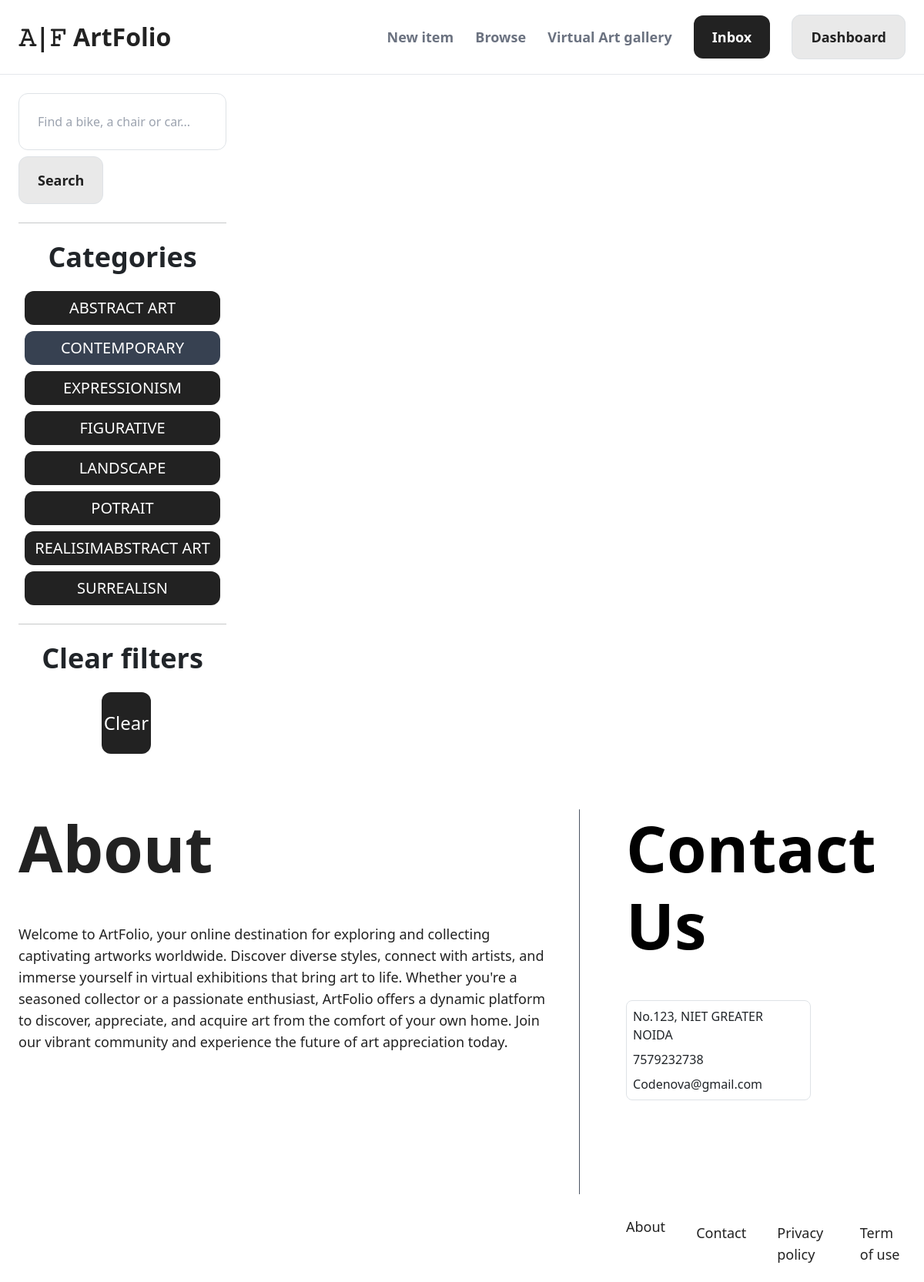
Page /items/?query=&category=2 (signed in) on the earlier database version.
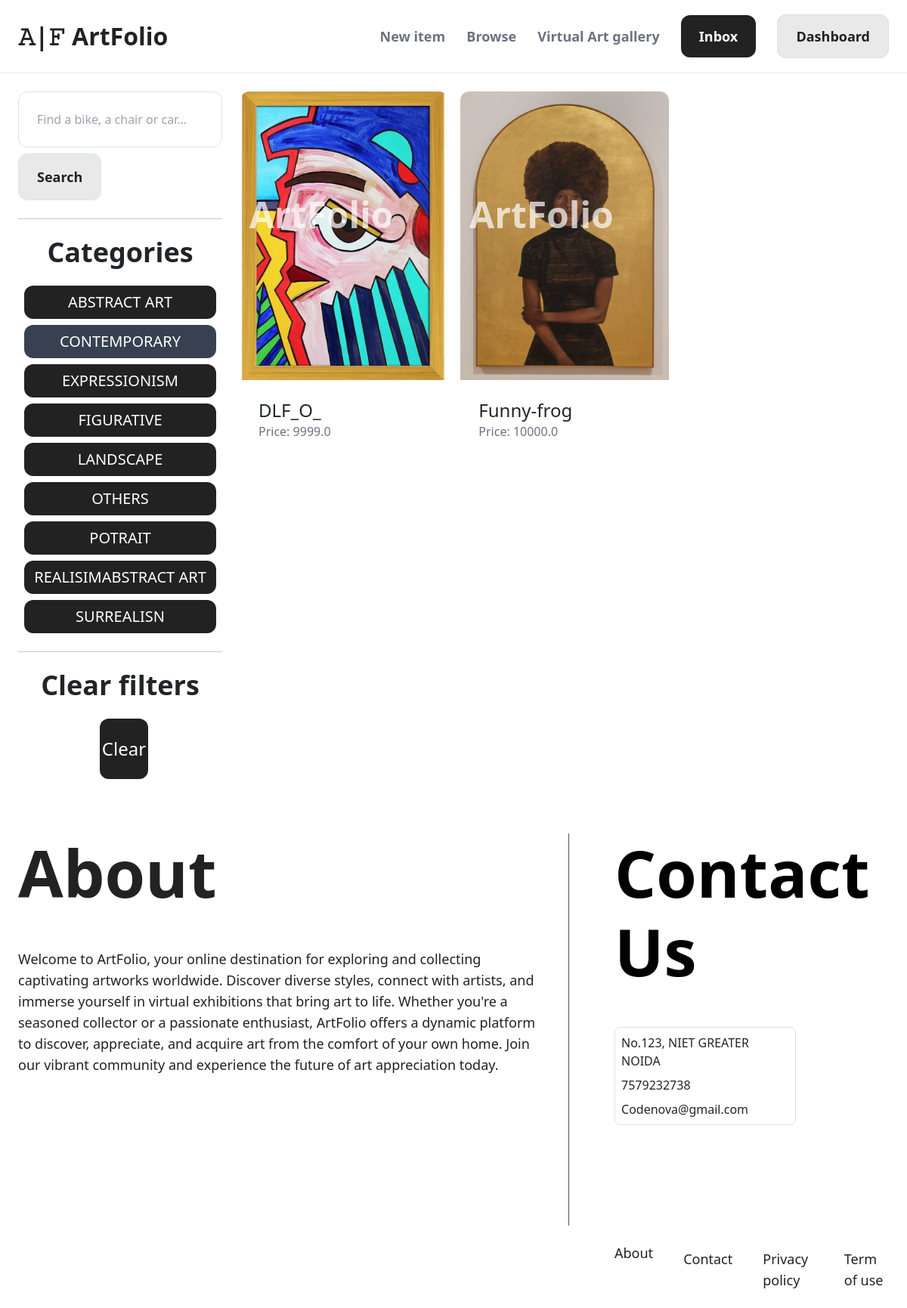
Same page on the later database version.
### item/models.py (models this page shows, shortened)
class Category(models.Model):
    name = models.CharField(max_length=255)
    class Meta:
        ordering = ('name',)
        verbose_name_plural = 'Categories'

class Item(models.Model):
    category = models.ForeignKey(Category, related_name='items', on_delete=models.CASCADE)
    name = models.CharField(max_length=255)
    description = models.TextField(blank=True, null=True)
    price = models.FloatField()
    image = models.ImageField(upload_to='item_images', blank=True, null=True)
    is_sold = models.BooleanField(default=False)
    created_by = models.ForeignKey(User, related_name='items', on_delete=models.CASCADE)
    created_at = models.DateTimeField(auto_now_add=True)

### item/views.py (the view)
# urls.py: path('', views.items, name='items'),
def items(request):
    query = request.GET.get('query', '')
    category_id = request.GET.get('category', 0)
    categories = Category.objects.all()
    items = Item.objects.filter(is_sold=False)
    if category_id:
        items = items.filter(category_id=category_id)
    if query:
        items = items.filter(Q(name__icontains=query) | Q(description__icontains=query))
    return render(request, 'item/items.html', {
        'items': items,
        'query': query,
        'categories': categories,
        'category_id': int(category_id)
    })

### item/templates/item/items.html (shortened to what this page needs)
{% extends 'core/base.html' %}
{% block content %}
    <div class="pb-6 grid grid-cols-4 gap-4">
        <div class="col-span-1">
            <form method="get" action="{% url 'item:items' %}">
                <input name="query" class="w-full py-4 px-6 border rounded-xl" type="text" value="{{ query }}" placeholder="Find a bike, a chair or car...">
                <button class="mt-2 px-6 py-3 text-lg text-[#222222] font-semibold bg-[#E9E9E9] border border-[#222222] rounded-xl hover:bg-[#222222] hover:text-[#E9E9E9] transition-colors duration-500">Search</button>
            </form>
            <hr class="my-6">
            <p class="font-semibold text-4xl text-center mb-4">Categories</p>
            <ul>
                {% for category in categories %}
                    <li class="py-2 px-2 rounded-xl text-center text-xl uppercase m-2 bg-[#222222] text-white ml-2{% if category.id == category_id %} bg-gray-700 {% endif %}">
                        <a href="{% url 'item:items' %}?query={{ query }}&category={{ category.id }}">{{ category.name }}</a>
                    </li>
                {% endfor %}
            </ul>
            <hr class="my-6">
            <p class="font-semibold text-4xl text-center">Clear filters</p>
            <ul>
                <li><a href="{% url 'item:items' %}" class="mt-2 py-4 px-8 inline-block w-[5vw] bg-[#222222] ml-[40%] mt-4 flex justify-center items-center text-2xl rounded-xl text-white">Clear</a>
        </div>
        <div class="col-span-3">
            <div class="grid grid-cols-3 gap-3">
                {% for item in items %}
                    <div>
                        <a href="{% url 'item:detail' item.id %}">
                            <div class="relative">
                                <img src="{{ item.image.url }}" class="rounded-t-xl">
                                <span class="absolute bottom-[50%] right-[25%] text-[#fff] text-5xl font-semibold opacity-70 p-1">ArtFolio</span>
                            </div>
                            <div class="p-6 bg-white rounded-b-xl">
                                <h2 class="text-2xl">{{ item.name }}</h2>
                                <p class="text-gray-500">Price: {{ item.price }}</p>
                            </div>
                        </a>
                    </div>
                {% endfor %}
            </div>
        </div>
    </div>
{% endblock %}

Differences in the rows shown:
added Category: name "OTHERS"
added Item: image (picture), name "DLF_O_", price "9999.0"
added Item: image (picture), name "Funny-frog", price "10000.0"
